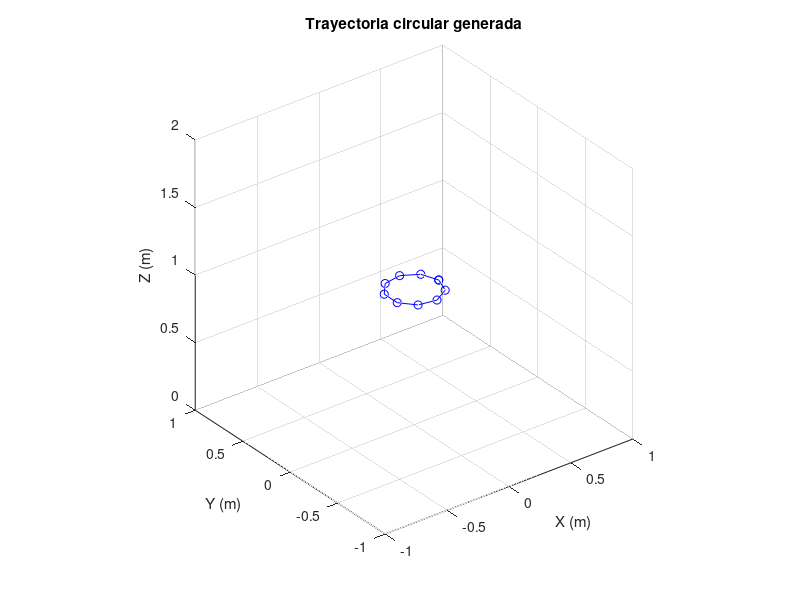

MATLAB code to generate this figure: (Note: this script raises an error after producing the figure.)
% =========================================================================
% PROYECTO DE GRADUACIÓN: HERRAMIENTAS DE SOFTWARE PARA CRAZYFLIE
% Pablo Javier Caal Leiva - 20538
% -------------------------------------------------------------------------
% Prueba de trayectoria circular utilizando únicamente el Flow Deck
% =========================================================================

%% Añadir la carpeta de comandos al path usando una ruta relativa
addpath('../Crazyflie-Matlab-Commands');
addpath('../Robotat-Matlab-Commands');

%% Ejecución de prueba de seguimiento de trayectoria circular
%origen = crazyflie_get_position(crazyflie_1);
origen = [0,0,1];

% Generación de trayectoria
N = 10;
radio = 0.2;
theta = linspace(0, 2*pi, N);  
x = origen(1) + radio * cos(theta);
y = origen(2) + radio * sin(theta);
z = origen(3) * ones(1, N);

plot3(x, y, z, 'bo-', 'DisplayName', 'Trayectoria Circular');
xlabel('X (m)');
ylabel('Y (m)');
zlabel('Z (m)');
title('Trayectoria circular generada');
grid on;
axis equal;
axis([-1 1 -1 1 0 2]);
view(3);

%% Ejecución de trayectoria

% Conexión con Crazyflie
dron_id = 8;    % ID del dron disponible 
crazyflie_1 = crazyflie_connect(dron_id);
pause(2);

% Take off
crazyflie_takeoff(crazyflie_1);
pause(2);

pos_Crazyflie = zeros(N, 3); 

for i = 1:N
    crazyflie_send_position(crazyflie_1, x(i), y(i), z(i));
end

% Aterrizaje
crazyflie_land(crazyflie_1);

% Desconexión
crazyflie_disconnect(crazyflie_1);

%% Graficar resultados
% Mostrar los puntos
plot3(pos_Crazyflie(1:N,1), pos_Crazyflie(1:N,2), pos_Crazyflie(1:N,3), 'bo-', 'DisplayName', 'Trayectoria Circular');
xlabel('X (m)');
ylabel('Y (m)');
zlabel('Z (m)');
title('Trayectoria circular generada');
grid on;
axis equal;

% Ajustar el espacio 3D
axis equal;
axis([-1 1 -1 1 0 2]);
view(3);